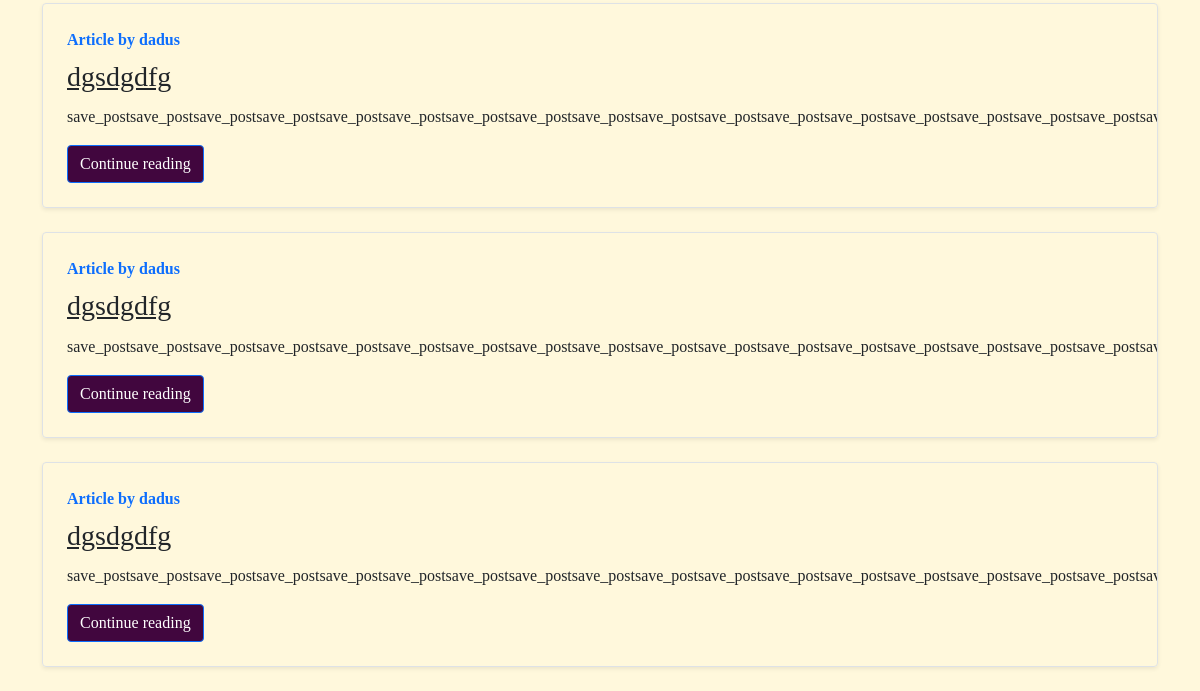
The page /blog/view_blog (lower part) on the database as committed earlier.
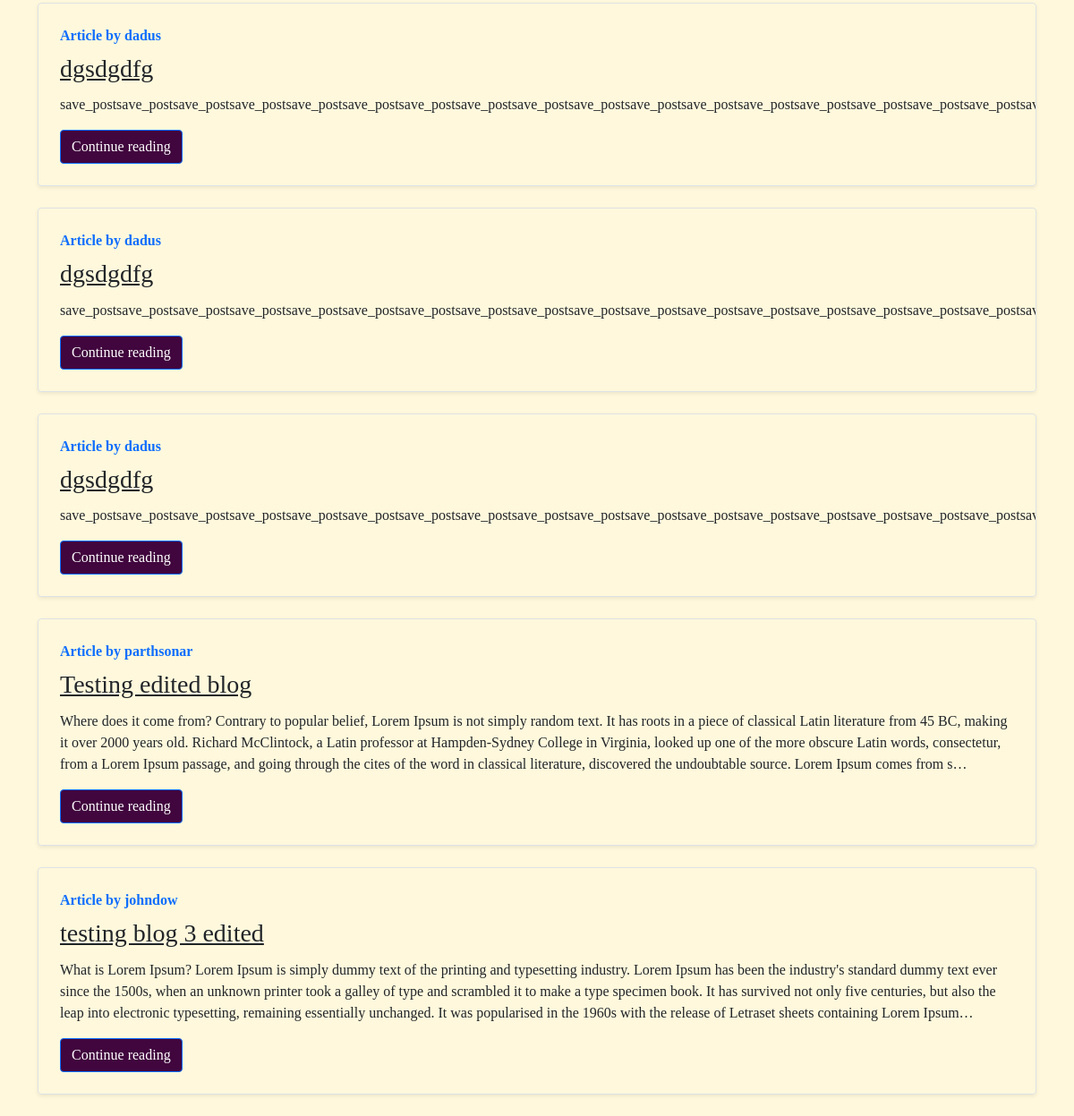
The same page on the database as committed later.
### blog/models.py (models this page shows, shortened)
class Blogpost(models.Model):
    id = models.IntegerField(auto_created=True,primary_key=True)
    title = models.CharField(max_length=150)
    slug = models.SlugField(max_length=150)
    author = models.ForeignKey(User,on_delete=models.CASCADE)
    category = models.CharField(max_length=50)
    content = models.TextField()
    blogImage = models.ImageField(upload_to="images",null=True)
    is_completed = models.BooleanField()
    created_at = models.DateTimeField(auto_now_add=True)
    updated_at = models.DateTimeField(auto_now=True)

### accounts/models.py (models this page shows)
class User(AbstractUser):
    is_doctor = models.BooleanField('Is doctor',default=False)
    is_patient = models.BooleanField('Is patient',default=False)
    city = models.CharField(max_length=50)
    state = models.CharField(max_length=50)
    pincode = models.CharField(max_length=10)
    profilepic = models.ImageField(upload_to="images")
    objects = UserManager

### blog/views.py (the view)
# urls.py: path('view_blog', views.view_blog,name='view_blog'),
def view_blog(request):
    posts = Blogpost.objects.filter(is_completed=True)
    context = {"posts": posts}
    return render(request, "view_blog.html",context)

### blog/templates/view_blog.html (shortened to what this page needs)
{% extends 'index.html' %}
{% block body %}
<div class="container">
    {% for post in posts  %}
    <div class="my-2">
        <div class="row g-0 border rounded overflow-hidden flex-md-row mb-4 shadow-sm h-md-250 position-relative">
          <div class="col p-4 d-flex flex-column position-static">
            <strong class="d-inline-block mb-2 text-primary">Article by {{post.author}}</strong>
            <h3 class="mb-0"><a href="/blog/{{post.slug}}" class="text-dark">{{post.title}} </a></h3>
            <p class="card-text mb-auto pt-2"><div class="preview">{{post.content|striptags | truncatechars:500}}</div></p>
            <div>
            <a href="{% url 'read_blog' post.id %}" class="btn btn-primary">Continue reading</a>
        </div>
        </div>
      </div>
    {% endfor %}
</div>
{%endblock body%}

### accounts/templates/index.html (shortened to what this page needs)
<!doctype html>
<html lang="en">
  <head>
    <link href="https://cdn.jsdelivr.net/npm/bootstrap@5.0.2/dist/css/bootstrap.min.css" rel="stylesheet">
  </head>
  {% load static %}
  <body  >
 {% block body %}{% endblock body %}
  </body>
</html>

### accounts/templates/index.html (style rules this page uses)
body { font-family:Georgia, 'Times New Roman', Times, serif; background-color: cornsilk; }
.btn-primary { background-color: #41063e; }

Rows that differ between the two databases and show on the page:
added Blogpost: author "parthsonar", title "Testing edited blog", content "Where does it come from? Contrary to popular belief, Lorem Ipsum is not simply random text. It has roots in a piece of classical Latin literature from 45 BC, making it over 2000 years old. Richard McClintock, a Latin professor at Hampden-Sydney College in Virginia, looked up one of the more obscure Latin words, consectetur, from a Lorem Ipsum passage, and going through the cites of the word in classical literature, discovered the undoubtable source. Lorem Ipsum comes from s…"
added Blogpost: author "johndow", title "testing blog 3 edited", content "What is Lorem Ipsum? Lorem Ipsum is simply dummy text of the printing and typesetting industry. Lorem Ipsum has been the industry's standard dummy text ever since the 1500s, when an unknown printer took a galley of type and scrambled it to make a type specimen book. It has survived not only five centuries, but also the leap into electronic typesetting, remaining essentially unchanged. It was popularised in the 1960s with the release of Letraset sheets containing Lorem Ipsum…"
